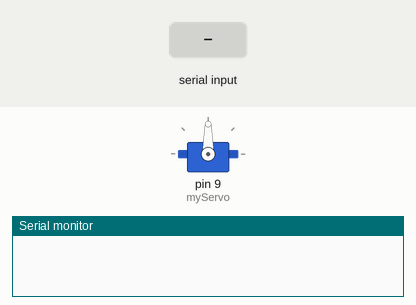
This sketch was run on a simulated Arduino Uno, built with avr-gcc and run on an emulated ATmega328P. Parts: servo, the last lines printed to the serial monitor. The inputs (shaded band) are chosen by the test bench.

Above: at 1.2 s.
1.3 s: byte 30 received over Serial
At 2.2 s:
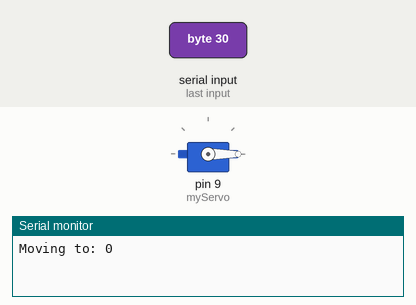
Timing chart, 0 to 4.3 s (numbered marks = the images above; inputs shaded):
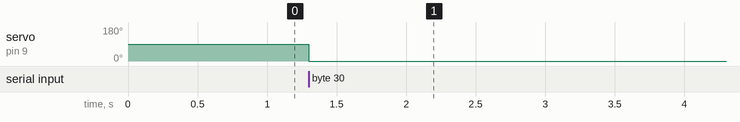

The sketch:

motor-control.ino
```cpp
#include <Servo.h>

Servo myServo;
int angle = 0;

void setup() {
  myServo.attach(9);  // Attach servo to pin 9
  Serial.begin(115200);  // Start serial communication
}

void loop() {
  if (Serial.available() > 0) {
    char command = Serial.read();  // Read the incoming command

    // Assign distinct angles to each command
    if (command == 'DROP') {
      angle = -180;
    }
    else if (command == 'LIFT') {
      angle = 0;
    }
    else if (command == 'NEUTRAL') {
      angle = 180;
    }
    myServo.write(angle);  // Move the servo to the chosen angle
    Serial.print("Moving to: ");
    Serial.println(angle);  // Print the current angle to the serial monitor
  }
}
```

Measured:
- after the input at 1.3 s, servo on pin 9 (myServo): 90° → 0° at once
